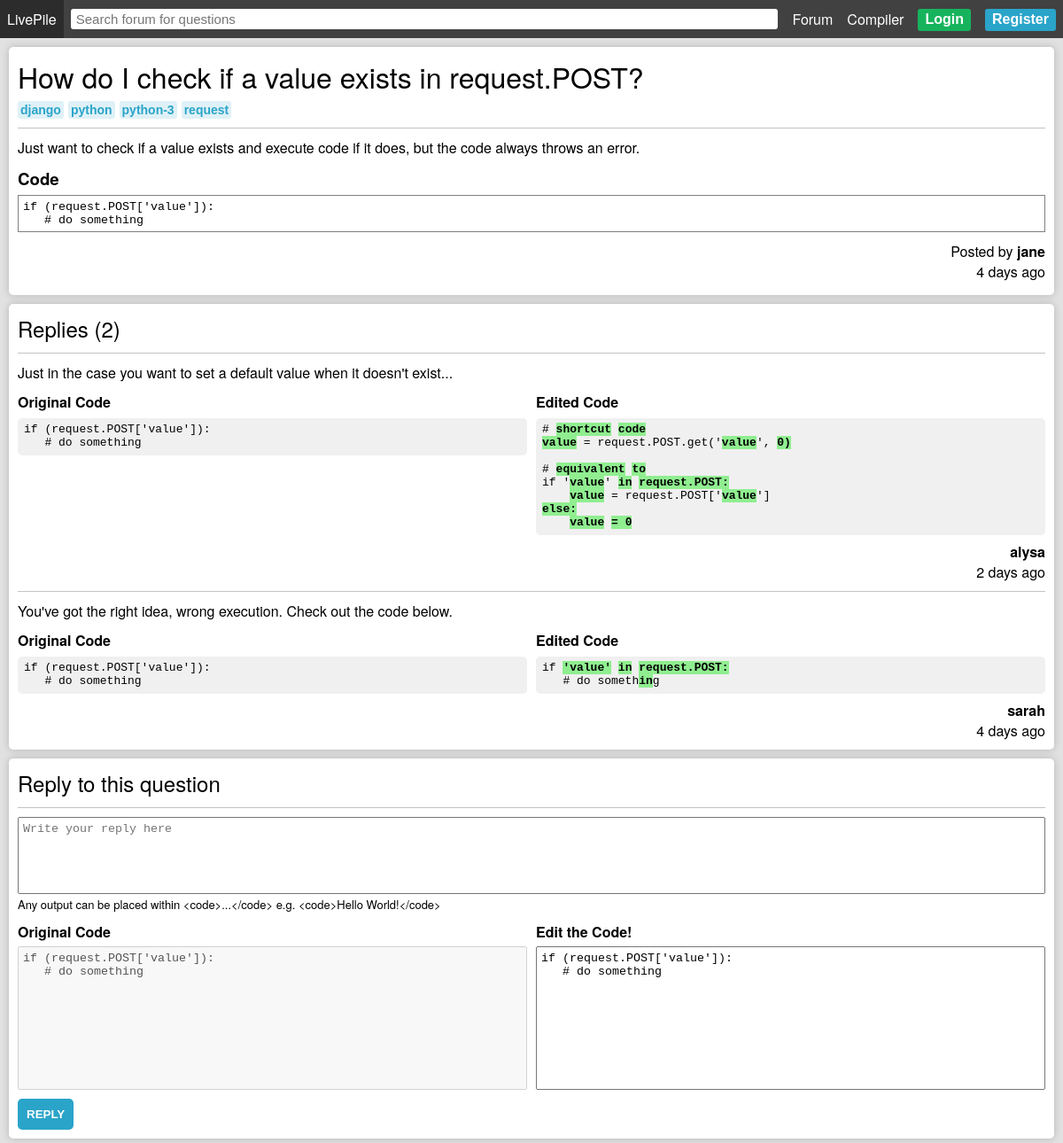
Screenshot of /post/3 with the database file from the repository.
### forum/models.py (models this page shows, shortened)
class Post(models.Model):
    title = models.CharField(max_length=255)
    content = models.TextField()
    code = models.TextField(blank=True)
    tags = models.ManyToManyField(Tag, default=None, related_name='posts')
    author = models.ForeignKey(Profile, on_delete=models.CASCADE, related_name='posts')
    created = models.DateTimeField(auto_now_add=True)
    def get_tags(self):
        return self.tags.all()
    def get_replies(self):
        return self.replies.all()
    def get_num_replies(self):
        return self.replies.all().count()
    def get_elapsed_time(self):
        duration = (datetime.now(timezone.utc) - self.created).total_seconds()
        years = divmod(duration, 32140800)
        months = divmod(years[1], 2678400)
        days = divmod(months[1], 86400)
        hours = divmod(days[1], 3600)
        minutes = divmod(hours[1], 60)
        elapsed = ""
        if (years[0] > 0):
            if (years[0] < 2):
                elapsed = str(int(years[0])) + " year "
            else:
                elapsed = str(int(years[0])) + " years "
        elif (months[0] > 0):
            if (months[0] < 2):
                elapsed = str(int(months[0])) + " month "
            else:
                elapsed = str(int(months[0])) + " months "
        elif (days[0] > 0):
            if (days[0] < 2):
                elapsed = str(int(days[0])) + " day "
            else:
                elapsed = str(int(days[0])) + " days "
        elif (hours[0] > 0):
            if (hours[0] < 2):
                elapsed = str(int(hours[0])) + " hour "
            else:
                elapsed = str(int(hours[0])) + " hours "
        elif (minutes[0] > 0):
            if (minutes[0] < 2):
                elapsed = str(int(minutes[0])) + " min "
            else:
                elapsed = str(int(minutes[0])) + " mins "
        else:
            elapsed = "a while "
        return f"{elapsed}"
    class Meta:
        ordering = ('-created',)

class Tag(models.Model):
    tag = models.CharField(max_length=100)
    def __str__(self):
        return f"{self.tag}"
    class Meta:
        ordering = ('tag',)

class Profile(models.Model):
    user = models.OneToOneField(User, on_delete=models.CASCADE)
    fname = models.CharField(max_length=255, blank=True)
    lname = models.CharField(max_length=255, blank=True)
    avatar = models.ImageField(default='avatars/default-avatar.png', upload_to='avatars/', validators=[FileExtensionValidator(['png', 'jpg', 'jpeg'])])
    created = models.DateTimeField(auto_now_add=True)
    def __str__(self):
        return f"{self.user.username}"

class Reply(models.Model):
    content = models.TextField()
    code = models.TextField(blank=True)
    post = models.ForeignKey(Post, on_delete=models.CASCADE, related_name='replies')
    author = models.ForeignKey(Profile, on_delete=models.CASCADE, related_name='replies')
    created = models.DateTimeField(auto_now_add=True)
    def get_elapsed_time(self):
        duration = (datetime.now(timezone.utc) - self.created).total_seconds()
        years = divmod(duration, 32140800)
        months = divmod(years[1], 2678400)
        days = divmod(months[1], 86400)
        hours = divmod(days[1], 3600)
        minutes = divmod(hours[1], 60)
        elapsed = ""
        if (years[0] > 0):
            if (years[0] < 2):
                elapsed = str(int(years[0])) + " year "
            else:
                elapsed = str(int(years[0])) + " years "
        elif (months[0] > 0):
            if (months[0] < 2):
                elapsed = str(int(months[0])) + " month "
            else:
                elapsed = str(int(months[0])) + " months "
        elif (days[0] > 0):
            if (days[0] < 2):
                elapsed = str(int(days[0])) + " day "
            else:
                elapsed = str(int(days[0])) + " days "
        elif (hours[0] > 0):
            if (hours[0] < 2):
                elapsed = str(int(hours[0])) + " hour "
            else:
                elapsed = str(int(hours[0])) + " hours "
        elif (minutes[0] > 0):
            if (minutes[0] < 2):
                elapsed = str(int(minutes[0])) + " min "
            else:
                elapsed = str(int(minutes[0])) + " mins "
        else:
            elapsed = "a while "
        return f"{elapsed}"
    class Meta:
        ordering = ('-created',)

### forum/views.py (the view, shortened to what this page needs)
# urls.py: path('post/<int:pk>', views.post, name='post'),
def post(request, pk):
    context = {}
    if request.user.is_authenticated:
        context['my_profile'] = Profile.objects.get(user=request.user)
    try:
        post = Post.objects.get(pk=pk)
        post.content = post.content.replace("<code>", "<pre>")
        post.content = post.content.replace("</code>", "</pre>")
        context['post'] = post
        replies = post.get_replies()
        for reply in replies:
            reply.content = reply.content.replace("<code>", "<pre>")
            reply.content = reply.content.replace("</code>", "</pre>")
            if reply.code != '':
                newCode = compare(post.code, reply.code)
                reply.code = newCode
        context['replies'] = replies
    except Exception as e:
        print("views.post threw an error", e)
    return render(request, 'forum/post.html', context)

### forum/views.py (called while the page is built)
def find_indices(s):
    list = []
    for pos, char in enumerate(s):
        if(char == "_"):
            list.append(pos)
    return list

def consecutiveRanges(a, n):
    length = 1
    list = []
    if (n == 0):
        return list
    for i in range (1, n + 1):
        if (i == n or a[i] - a[i - 1] != 1):
            if (length == 1):
                list.append(str(a[i - length]))
            else:
                temp = (str(a[i - length]) + ":" + str(a[i - 1] + 1))
                list.append(temp)
            length = 1
        else:
            length += 1
    return list

def tokenize(s):
    return re.split('\s+', s)

def untokenize(ts):
    return ' '.join(ts)

def equalize(original, edited):
    l1 = tokenize(original)
    l2 = tokenize(edited)
    res1 = []
    res2 = []
    prev = difflib.Match(0,0,0)
    for match in difflib.SequenceMatcher(a=l1, b=l2).get_matching_blocks():
        if (prev.a + prev.size != match.a):
            for i in range(prev.a + prev.size, match.a):
                res2 += ['_' * len(l1[i])]
            res1 += l1[prev.a + prev.size:match.a]
        if (prev.b + prev.size != match.b):
            for i in range(prev.b + prev.size, match.b):
                res1 += ['_' * len(l2[i])]
            res2 += l2[prev.b + prev.size:match.b]
        res1 += l1[match.a:match.a+match.size]
        res2 += l2[match.b:match.b+match.size]
        prev = match
    return untokenize(res1), untokenize(res2)

def compare(original, edited):
    s1, s2 = equalize(original, edited)
    arr1 = find_indices(s1)
    color_arr = consecutiveRanges(arr1, len(arr1))
    words_to_highlight = []
    for color in color_arr:
        color = color.split(":")
        start = None
        end = None
        try:
            start = int(color[0])
            end = int(color[1])
        except Exception as e:
            pass
        words_to_highlight.append(s2[start:end])
    try:
        for i in range(len(words_to_highlight)):
            edited = edited.replace(words_to_highlight[i], "<span style='background-color: lightgreen; font-weight: bold;'>" + words_to_highlight[i] + "</span>")
    except Exception as e:
        print(e)
    edited = "<span>" + edited + "</span>"
    return edited

### forum/templates/forum/post.html (shortened to what this page needs)
{% extends "./index.html" %}
{% block content %}
        <div class="content">
            {% if post %}
            <div class="col">
                <div class="box shadow">
                    <div class="row">
                        <div class="col horizontal-align" style="flex: 1;">
                            <h1 style="text-align: left; font-weight: 500;">{{ post.title }}</h1>
                            {% if post.tags %}
                            <div class="row" style="margin-top: 5px;">
                                {% for tag in post.get_tags %}
                                <form class="col" method="post" action="/search/">
                                    <input class="tag" name="tag" type="submit" value="{{ tag }}" />
                                </form>
                                {% endfor %}
                            </div>
                            {% endif %}
                        </div>
                    </div>
                    <div class="divider"></div>
                    <div style="margin-bottom: 10px;">
                        {{ post.content|safe }}
                    </div>
                    {% if post.code %}
                    <div class="col">
                        <h3>Code</h3>
                        <textarea id="original-code" style="resize: none; margin: 5px 0; padding: 5px; color: black; background-color: white; border-color: gray;" disabled>{{ post.code|safe }}</textarea>
                    </div>
                    <div class="col" style="align-items: flex-end; margin: 5px 0;">
                        <span>Posted by <a style="text-decoration: none; color: black; font-weight: bold;" href="{% url 'profile' post.author %}">{{ post.author }}</a></span>
                        <span>{{ post.get_elapsed_time }}ago</span>
                    </div>
                    {% endif %}
                </div>
                <div class="box shadow">
                    <h2 style="font-weight: 500;">Replies ({{ post.get_num_replies }})</h2>
                    {% if replies %}
                    {% for reply in replies %}
                    <div class="divider"></div>
                    <div style="margin-bottom: 10px;">
                        {{ reply.content|safe }}
                    </div>
                    {% if reply.code %}
                    <div class="row">
                        <div style="flex: 1; margin-right: 5px;">
                            <b>Original Code</b>
                            <pre>{{ post.code }}</pre>
                        </div>
                        <div style="flex: 1; margin-left: 5px;">
                            <b>Edited Code</b>
                            <pre>{{ reply.code|safe }}</pre>
                        </div>
                    </div>
                    {% endif %}
                    <div class="col" style="align-items: flex-end;">
                        <span><a style="text-decoration: none; color: black; font-weight: bold;" href="{% url 'profile' reply.author %}">{{ reply.author }}</a></span>
                        <span>{{ reply.get_elapsed_time }}ago</span>
                    </div>
                    {% endfor %}
                    {% else %}
                    <div class="divider"></div>
                    No replies at the moment. Be the first to reply!
                    {% endif %}
                </div>
                <div class="box shadow">
                    <h2 style="font-weight: 500;">Reply to this question</h2>
                    <div class="divider"></div>
                    <form class="col" method="post" action="{% url 'post' post.pk %}">
                        <textarea name="content" style="resize: none; padding: 5px;" rows="5" placeholder="Write your reply here" required></textarea>
                        <span style="font-size: 13px; margin: 2px 0 10px 0;">Any output can be placed within &#60;code&#62;...&#60;/code&#62; e.g. &#60;code&#62;Hello World!&#60;/code&#62;</span>
                        <div class="row">
                            <div class="col" style="flex: 1; margin-right: 5px">
                                <b>Original Code</b>
                                <textarea id="original" style="resize: none; padding: 5px; margin-top: 5px;" rows="10" disabled>{{ post.code }}</textarea>
                            </div>
                            <div class="col" style="flex: 1; margin-left: 5px">
                                <b>Edit the Code!</b>
                                <textarea id="code" name="code" style="resize: none; padding: 5px; flex: 1; margin-top: 5px;" rows="10">{{ post.code }}</textarea>
                            </div>
                        </div>
                        <input class="blue form-button" style="margin: 5px 0 0 0; width: fit-content;" type="submit" value="REPLY" />
                    </form>
                </div>
            </div>
            {% else %}
            <div class="box shadow center">
                <span>Post not found. <a class="a-link" href="/">Go home</a>.</span>
            </div>
            {% endif %}
        </div>
{% endblock %}

### forum/static/css/livepile.css (style rules this page uses)
html, body { height: 100%; margin: 0; }
body { width: 100%; height: 100%; display: flex; flex-direction: column; background-color:#e1e1e1; font-family: 'Helvetica Neue', Helvetica, Arial, sans-serif; }
.content { margin: 5px; height: 100%; }
.row { display: flex; flex-direction: row; }
.col { display: flex; flex-direction: column; }
.horizontal-align { display: flex; justify-content: center; }
.blue { background-color: #2aa4c9; color: white; font-weight: bold; }
h1, h2, h3, h4 { margin: 0; padding: 0; }
h1 { text-align: center; }
.box { flex: 1; margin: 5px; padding: 10px; border-radius: 5px; background-color: white; }
.shadow { box-shadow: 0 0 8px rgba(0, 0, 0, 0.2); }
.divider { border-top: 1px solid #c3c3c3; margin: 10px 0; }
.form-button { margin: 5px 0; padding: 10px; border-style: none; border-radius: 5px; }
.tag { background-color: rgba(42, 164, 201, 0.15); width: fit-content; color: #2aa4c9; font-weight: bold; font-size: 14px; padding: 2px 3px; border-radius: 3px; margin-right: 5px; border: 0; }
pre { background-color: #f0f0f0; padding: 5px 7px 7px 7px; border-radius: 5px; margin: 7px 0; color: black; }

### rows the page displays
Post: title "How do I check if a value exists in request.POST?", content "Just want to check if a value exists and execute code if it does, but the code always throws an error.", code "if (request.POST['value']): # do something", author "jane", get_elapsed_time "4 days", get_num_replies "2"
Tag: tag "django"
Tag: tag "python"
Tag: tag "python-3"
Tag: tag "request"
Reply: content "Just in the case you want to set a default value when it doesn't exist...", code "# shortcut code value = request.POST.get(' value ', 0 ) # equivalent to if ' value ' in request.POST: value = request.POST[' value '] else: value = 0", author "alysa", get_elapsed_time "2 days"
Reply: content "You've got the right idea, wrong execution. Check out the code below.", code "if 'value' in request.POST: # do someth in g", author "sarah", get_elapsed_time "4 days"
